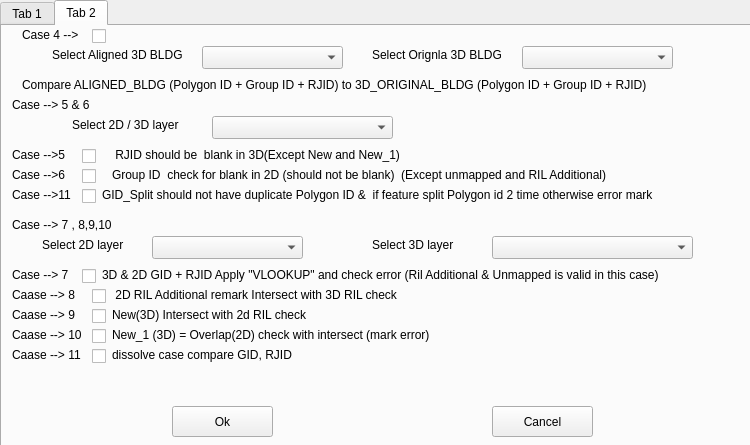
<?xml version="1.0" encoding="UTF-8"?>
<ui version="4.0">
 <class>QccheckerrilDialogBase</class>
 <widget class="QDialog" name="QccheckerrilDialogBase">
  <property name="geometry">
   <rect>
    <x>0</x>
    <y>0</y>
    <width>750</width>
    <height>445</height>
   </rect>
  </property>
  <property name="windowTitle">
   <string>Qc Checker Ril</string>
  </property>
  <widget class="QTabWidget" name="tabWidget">
   <property name="geometry">
    <rect>
     <x>0</x>
     <y>0</y>
     <width>771</width>
     <height>451</height>
    </rect>
   </property>
   <property name="currentIndex">
    <number>1</number>
   </property>
   <widget class="QWidget" name="tab">
    <attribute name="title">
     <string>Tab 1</string>
    </attribute>
    <widget class="QPushButton" name="Ok">
     <property name="geometry">
      <rect>
       <x>130</x>
       <y>270</y>
       <width>101</width>
       <height>31</height>
      </rect>
     </property>
     <property name="text">
      <string>Ok</string>
     </property>
    </widget>
    <widget class="QLabel" name="label_2">
     <property name="geometry">
      <rect>
       <x>10</x>
       <y>38</y>
       <width>132</width>
       <height>17</height>
      </rect>
     </property>
     <property name="text">
      <string>             Cases - 1 --&gt;</string>
     </property>
    </widget>
    <widget class="QLabel" name="label_7">
     <property name="geometry">
      <rect>
       <x>10</x>
       <y>149</y>
       <width>124</width>
       <height>17</height>
      </rect>
     </property>
     <property name="text">
      <string>           Cases - 3 --&gt;</string>
     </property>
    </widget>
    <widget class="QLabel" name="label_8">
     <property name="geometry">
      <rect>
       <x>10</x>
       <y>174</y>
       <width>557</width>
       <height>17</height>
      </rect>
     </property>
     <property name="text">
      <string>In 2D RIL building if remark is Mapped then tag should not be Overlap (tag should be blank)</string>
     </property>
    </widget>
    <widget class="QLabel" name="label_4">
     <property name="geometry">
      <rect>
       <x>10</x>
       <y>63</y>
       <width>550</width>
       <height>17</height>
      </rect>
     </property>
     <property name="text">
      <string>In 2D RIL building if tag is Overlap then remark should only be Unmapped (Group id Blank)</string>
     </property>
    </widget>
    <widget class="QCheckBox" name="checkBox_2">
     <property name="geometry">
      <rect>
       <x>166</x>
       <y>149</y>
       <width>16</width>
       <height>16</height>
      </rect>
     </property>
     <property name="text">
      <string/>
     </property>
    </widget>
    <widget class="QLabel" name="label_9">
     <property name="geometry">
      <rect>
       <x>10</x>
       <y>205</y>
       <width>120</width>
       <height>17</height>
      </rect>
     </property>
     <property name="text">
      <string>          Cases - 4 --&gt;</string>
     </property>
    </widget>
    <widget class="QLabel" name="label_3">
     <property name="geometry">
      <rect>
       <x>10</x>
       <y>94</y>
       <width>128</width>
       <height>17</height>
      </rect>
     </property>
     <property name="text">
      <string>            Cases - 2 --&gt;</string>
     </property>
    </widget>
    <widget class="QCheckBox" name="checkBox_1">
     <property name="geometry">
      <rect>
       <x>166</x>
       <y>94</y>
       <width>16</width>
       <height>16</height>
      </rect>
     </property>
     <property name="text">
      <string/>
     </property>
    </widget>
    <widget class="QLabel" name="label">
     <property name="geometry">
      <rect>
       <x>10</x>
       <y>7</y>
       <width>263</width>
       <height>17</height>
      </rect>
     </property>
     <property name="text">
      <string>                                      Select Input Layer</string>
     </property>
    </widget>
    <widget class="QPushButton" name="Cancel">
     <property name="geometry">
      <rect>
       <x>440</x>
       <y>270</y>
       <width>101</width>
       <height>31</height>
      </rect>
     </property>
     <property name="text">
      <string>Cancel</string>
     </property>
    </widget>
    <widget class="QLabel" name="label_6">
     <property name="geometry">
      <rect>
       <x>10</x>
       <y>119</y>
       <width>556</width>
       <height>17</height>
      </rect>
     </property>
     <property name="text">
      <string>In 2D RIL building if remark is ‘Unmapped’ then tag should only be Overlap (Group id Blank)</string>
     </property>
    </widget>
    <widget class="QCheckBox" name="checkBox_3">
     <property name="geometry">
      <rect>
       <x>166</x>
       <y>205</y>
       <width>16</width>
       <height>16</height>
      </rect>
     </property>
     <property name="text">
      <string/>
     </property>
    </widget>
    <widget class="QCheckBox" name="checkBox">
     <property name="geometry">
      <rect>
       <x>166</x>
       <y>38</y>
       <width>16</width>
       <height>16</height>
      </rect>
     </property>
     <property name="text">
      <string/>
     </property>
    </widget>
    <widget class="QComboBox" name="comboBox">
     <property name="geometry">
      <rect>
       <x>323</x>
       <y>7</y>
       <width>89</width>
       <height>23</height>
      </rect>
     </property>
    </widget>
    <widget class="QLabel" name="label_10">
     <property name="geometry">
      <rect>
       <x>10</x>
       <y>230</y>
       <width>617</width>
       <height>17</height>
      </rect>
     </property>
     <property name="text">
      <string>In 2D RIL building if remark is ‘RIL Additional’ then tag should not be Overlap and GID should be blank</string>
     </property>
    </widget>
   </widget>
   <widget class="QWidget" name="tab_2">
    <attribute name="title">
     <string>Tab 2</string>
    </attribute>
    <widget class="QPushButton" name="pb_1">
     <property name="geometry">
      <rect>
       <x>170</x>
       <y>380</y>
       <width>101</width>
       <height>31</height>
      </rect>
     </property>
     <property name="text">
      <string>Ok</string>
     </property>
    </widget>
    <widget class="QPushButton" name="pb_2">
     <property name="geometry">
      <rect>
       <x>490</x>
       <y>380</y>
       <width>101</width>
       <height>31</height>
      </rect>
     </property>
     <property name="text">
      <string>Cancel</string>
     </property>
    </widget>
    <widget class="QComboBox" name="comboBox_1">
     <property name="geometry">
      <rect>
       <x>200</x>
       <y>20</y>
       <width>141</width>
       <height>23</height>
      </rect>
     </property>
    </widget>
    <widget class="QComboBox" name="comboBox_2">
     <property name="geometry">
      <rect>
       <x>520</x>
       <y>20</y>
       <width>151</width>
       <height>23</height>
      </rect>
     </property>
    </widget>
    <widget class="QLabel" name="label_5">
     <property name="geometry">
      <rect>
       <x>50</x>
       <y>20</y>
       <width>161</width>
       <height>17</height>
      </rect>
     </property>
     <property name="text">
      <string>Select Aligned 3D BLDG</string>
     </property>
    </widget>
    <widget class="QLabel" name="label_11">
     <property name="geometry">
      <rect>
       <x>370</x>
       <y>20</y>
       <width>151</width>
       <height>17</height>
      </rect>
     </property>
     <property name="text">
      <string>Select Orignla 3D BLDG</string>
     </property>
    </widget>
    <widget class="QLabel" name="label_12">
     <property name="geometry">
      <rect>
       <x>20</x>
       <y>0</y>
       <width>71</width>
       <height>17</height>
      </rect>
     </property>
     <property name="text">
      <string>Case 4 --&gt;</string>
     </property>
    </widget>
    <widget class="QCheckBox" name="checkBox_4">
     <property name="geometry">
      <rect>
       <x>90</x>
       <y>0</y>
       <width>101</width>
       <height>21</height>
      </rect>
     </property>
     <property name="text">
      <string/>
     </property>
    </widget>
    <widget class="QLabel" name="label_13">
     <property name="geometry">
      <rect>
       <x>20</x>
       <y>50</y>
       <width>791</width>
       <height>17</height>
      </rect>
     </property>
     <property name="text">
      <string>Compare ALIGNED_BLDG (Polygon ID + Group ID + RJID) to 3D_ORIGINAL_BLDG (Polygon ID + Group ID + RJID)</string>
     </property>
    </widget>
    <widget class="QLabel" name="label_14">
     <property name="geometry">
      <rect>
       <x>70</x>
       <y>90</y>
       <width>131</width>
       <height>17</height>
      </rect>
     </property>
     <property name="text">
      <string>Select 2D / 3D layer</string>
     </property>
    </widget>
    <widget class="QComboBox" name="comboBox_3">
     <property name="geometry">
      <rect>
       <x>210</x>
       <y>90</y>
       <width>181</width>
       <height>23</height>
      </rect>
     </property>
    </widget>
    <widget class="QLabel" name="label_15">
     <property name="geometry">
      <rect>
       <x>10</x>
       <y>120</y>
       <width>71</width>
       <height>17</height>
      </rect>
     </property>
     <property name="text">
      <string>Case --&gt;5</string>
     </property>
    </widget>
    <widget class="QCheckBox" name="checkBox_5">
     <property name="geometry">
      <rect>
       <x>80</x>
       <y>120</y>
       <width>90</width>
       <height>21</height>
      </rect>
     </property>
     <property name="text">
      <string/>
     </property>
    </widget>
    <widget class="QLabel" name="label_16">
     <property name="geometry">
      <rect>
       <x>110</x>
       <y>120</y>
       <width>661</width>
       <height>17</height>
      </rect>
     </property>
     <property name="text">
      <string> RJID should be  blank in 3D(Except New and New_1)</string>
     </property>
    </widget>
    <widget class="QLabel" name="label_17">
     <property name="geometry">
      <rect>
       <x>10</x>
       <y>140</y>
       <width>71</width>
       <height>17</height>
      </rect>
     </property>
     <property name="text">
      <string>Case --&gt;6</string>
     </property>
    </widget>
    <widget class="QCheckBox" name="checkBox_6">
     <property name="geometry">
      <rect>
       <x>80</x>
       <y>140</y>
       <width>90</width>
       <height>21</height>
      </rect>
     </property>
     <property name="text">
      <string/>
     </property>
    </widget>
    <widget class="QLabel" name="label_18">
     <property name="geometry">
      <rect>
       <x>110</x>
       <y>140</y>
       <width>581</width>
       <height>17</height>
      </rect>
     </property>
     <property name="text">
      <string>Group ID  check for blank in 2D (should not be blank)  (Except unmapped and RIL Additional)</string>
     </property>
    </widget>
    <widget class="QLabel" name="label_19">
     <property name="geometry">
      <rect>
       <x>10</x>
       <y>190</y>
       <width>141</width>
       <height>17</height>
      </rect>
     </property>
     <property name="text">
      <string>Case --&gt; 7 , 8,9,10</string>
     </property>
    </widget>
    <widget class="QLabel" name="label_20">
     <property name="geometry">
      <rect>
       <x>40</x>
       <y>210</y>
       <width>101</width>
       <height>17</height>
      </rect>
     </property>
     <property name="text">
      <string>Select 2D layer</string>
     </property>
    </widget>
    <widget class="QComboBox" name="comboBox_4">
     <property name="geometry">
      <rect>
       <x>150</x>
       <y>210</y>
       <width>151</width>
       <height>23</height>
      </rect>
     </property>
    </widget>
    <widget class="QLabel" name="label_21">
     <property name="geometry">
      <rect>
       <x>370</x>
       <y>210</y>
       <width>111</width>
       <height>17</height>
      </rect>
     </property>
     <property name="text">
      <string>Select 3D layer</string>
     </property>
    </widget>
    <widget class="QComboBox" name="comboBox_5">
     <property name="geometry">
      <rect>
       <x>490</x>
       <y>210</y>
       <width>201</width>
       <height>23</height>
      </rect>
     </property>
    </widget>
    <widget class="QLabel" name="label_22">
     <property name="geometry">
      <rect>
       <x>100</x>
       <y>240</y>
       <width>751</width>
       <height>17</height>
      </rect>
     </property>
     <property name="text">
      <string>3D &amp; 2D GID + RJID Apply &quot;VLOOKUP&quot; and check error (Ril Additional &amp; Unmapped is valid in this case)</string>
     </property>
    </widget>
    <widget class="QLabel" name="label_23">
     <property name="geometry">
      <rect>
       <x>10</x>
       <y>260</y>
       <width>91</width>
       <height>17</height>
      </rect>
     </property>
     <property name="text">
      <string>Caase --&gt; 8</string>
     </property>
    </widget>
    <widget class="QCheckBox" name="checkBox_8">
     <property name="geometry">
      <rect>
       <x>90</x>
       <y>260</y>
       <width>90</width>
       <height>21</height>
      </rect>
     </property>
     <property name="text">
      <string/>
     </property>
    </widget>
    <widget class="QLabel" name="label_24">
     <property name="geometry">
      <rect>
       <x>110</x>
       <y>260</y>
       <width>651</width>
       <height>17</height>
      </rect>
     </property>
     <property name="text">
      <string> 2D RIL Additional remark Intersect with 3D RIL check</string>
     </property>
    </widget>
    <widget class="QLabel" name="label_25">
     <property name="geometry">
      <rect>
       <x>10</x>
       <y>240</y>
       <width>91</width>
       <height>17</height>
      </rect>
     </property>
     <property name="text">
      <string>Case --&gt; 7</string>
     </property>
    </widget>
    <widget class="QCheckBox" name="checkBox_7">
     <property name="geometry">
      <rect>
       <x>80</x>
       <y>240</y>
       <width>90</width>
       <height>21</height>
      </rect>
     </property>
     <property name="text">
      <string/>
     </property>
    </widget>
    <widget class="QLabel" name="label_26">
     <property name="geometry">
      <rect>
       <x>10</x>
       <y>70</y>
       <width>91</width>
       <height>17</height>
      </rect>
     </property>
     <property name="text">
      <string>Case --&gt; 5 &amp; 6</string>
     </property>
    </widget>
    <widget class="QLabel" name="label_27">
     <property name="geometry">
      <rect>
       <x>110</x>
       <y>280</y>
       <width>651</width>
       <height>17</height>
      </rect>
     </property>
     <property name="text">
      <string>New(3D) Intersect with 2d RIL check</string>
     </property>
    </widget>
    <widget class="QLabel" name="label_28">
     <property name="geometry">
      <rect>
       <x>110</x>
       <y>300</y>
       <width>651</width>
       <height>17</height>
      </rect>
     </property>
     <property name="text">
      <string>New_1 (3D) = Overlap(2D) check with intersect (mark error)</string>
     </property>
    </widget>
    <widget class="QLabel" name="label_29">
     <property name="geometry">
      <rect>
       <x>10</x>
       <y>280</y>
       <width>91</width>
       <height>17</height>
      </rect>
     </property>
     <property name="text">
      <string>Caase --&gt; 9</string>
     </property>
    </widget>
    <widget class="QLabel" name="label_30">
     <property name="geometry">
      <rect>
       <x>10</x>
       <y>300</y>
       <width>91</width>
       <height>17</height>
      </rect>
     </property>
     <property name="text">
      <string>Caase --&gt; 10</string>
     </property>
    </widget>
    <widget class="QCheckBox" name="checkBox_9">
     <property name="geometry">
      <rect>
       <x>90</x>
       <y>280</y>
       <width>90</width>
       <height>21</height>
      </rect>
     </property>
     <property name="text">
      <string/>
     </property>
    </widget>
    <widget class="QCheckBox" name="checkBox_10">
     <property name="geometry">
      <rect>
       <x>90</x>
       <y>300</y>
       <width>90</width>
       <height>21</height>
      </rect>
     </property>
     <property name="text">
      <string/>
     </property>
    </widget>
    <widget class="QLabel" name="label_31">
     <property name="geometry">
      <rect>
       <x>10</x>
       <y>160</y>
       <width>71</width>
       <height>17</height>
      </rect>
     </property>
     <property name="text">
      <string>Case --&gt;11</string>
     </property>
    </widget>
    <widget class="QCheckBox" name="checkBox_11">
     <property name="geometry">
      <rect>
       <x>80</x>
       <y>160</y>
       <width>90</width>
       <height>21</height>
      </rect>
     </property>
     <property name="text">
      <string/>
     </property>
    </widget>
    <widget class="QLabel" name="label_32">
     <property name="geometry">
      <rect>
       <x>100</x>
       <y>160</y>
       <width>791</width>
       <height>17</height>
      </rect>
     </property>
     <property name="text">
      <string>GID_Split should not have duplicate Polygon ID &amp;  if feature split Polygon id 2 time otherwise error mark</string>
     </property>
    </widget>
    <widget class="QLabel" name="label_33">
     <property name="geometry">
      <rect>
       <x>10</x>
       <y>320</y>
       <width>91</width>
       <height>17</height>
      </rect>
     </property>
     <property name="text">
      <string>Caase --&gt; 11</string>
     </property>
    </widget>
    <widget class="QCheckBox" name="checkBox_12">
     <property name="geometry">
      <rect>
       <x>90</x>
       <y>320</y>
       <width>90</width>
       <height>21</height>
      </rect>
     </property>
     <property name="text">
      <string/>
     </property>
    </widget>
    <widget class="QLabel" name="label_34">
     <property name="geometry">
      <rect>
       <x>110</x>
       <y>320</y>
       <width>651</width>
       <height>17</height>
      </rect>
     </property>
     <property name="text">
      <string>dissolve case compare GID, RJID </string>
     </property>
    </widget>
   </widget>
  </widget>
 </widget>
 <resources/>
 <connections/>
</ui>
